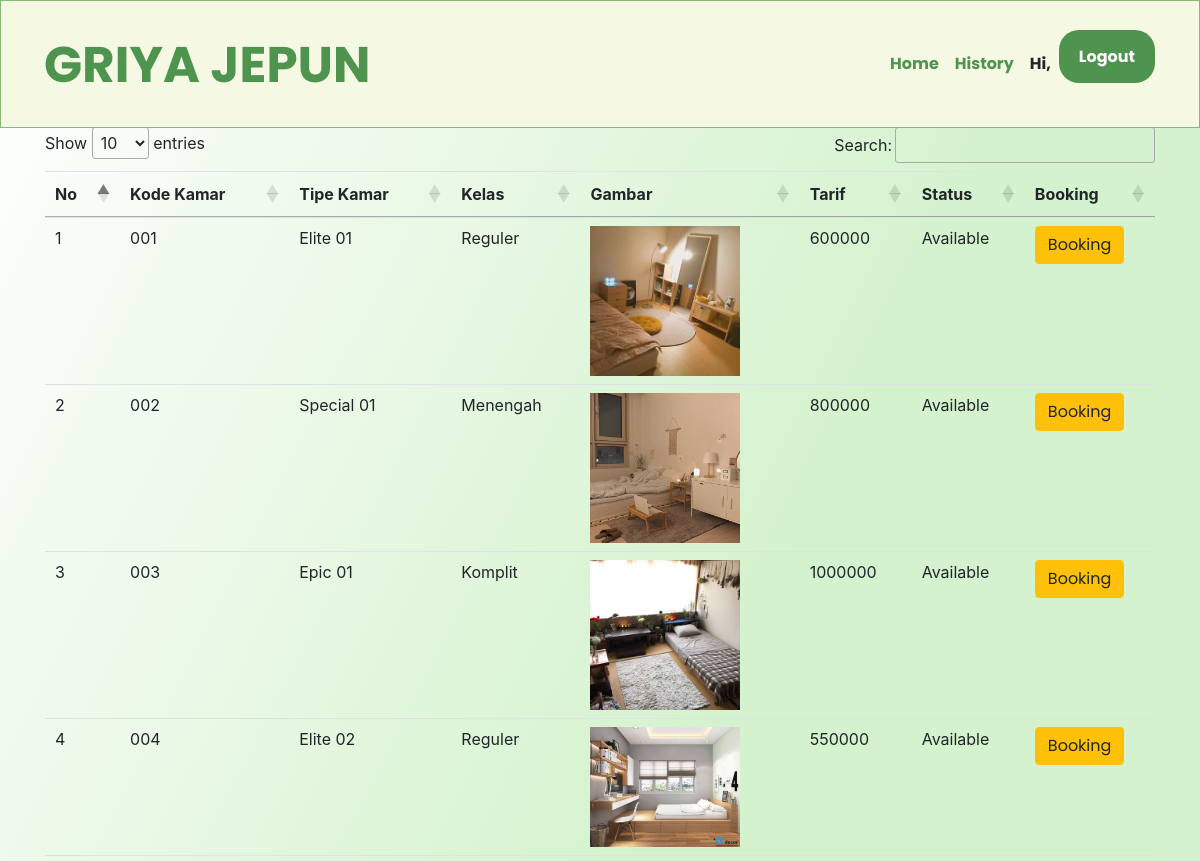
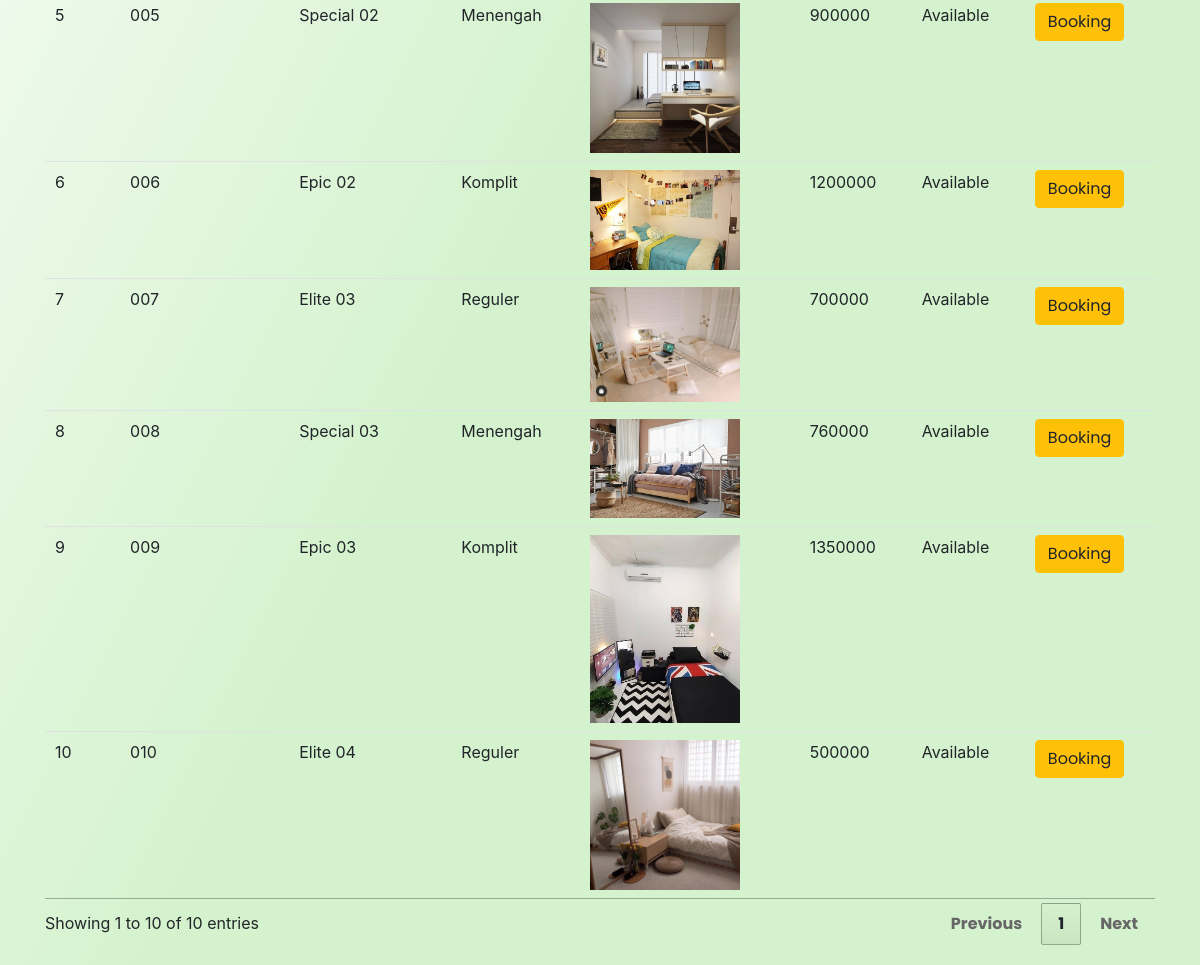
The page /product.php on the database its author committed (2 pictures, top to bottom).
### tables this page shows
CREATE TABLE `tbl_kos` (
  `kode_kamar` varchar(25) NOT NULL,
  `nama_kamar` varchar(25) NOT NULL,
  `kelas` varchar(25) NOT NULL,
  `gambar` varchar(25) NOT NULL,
  `tarif` int(25) NOT NULL,
  `status` varchar(25) NOT NULL,
  `flag` int(1) NOT NULL DEFAULT 1
);

### product.php (the view, shortened to what this page needs)
<?php
    $username = $_SESSION["nama"];
?>
<!DOCTYPE html>
<html lang="en">
<head>
    <link rel="stylesheet" type="text/css" href="//cdn.datatables.net/1.10.11/css/jquery.dataTables.min.css">
    <link rel="stylesheet" href="https://maxcdn.bootstrapcdn.com/bootstrap/4.0.0/css/bootstrap.min.css">
    <link rel="stylesheet" href="https://use.fontawesome.com/releases/v5.5.0/css/all.css"/>
    <link rel="stylesheet" href="css/main.css">
</head>
<body>
    <nav class="navbar navbar-expand-sm content-center fixed-top">
        <div class="container">
        <a class="navbar-brand" href="index.php"><img src="images/logo2.png" alt=""></a>
        <ul class="navbar-nav">
            <li class="nav-item">
            <a class="nav-link" href="landing-user.php">Home</a>
            <li class="nav-item">
            <a class="nav-link" href="history.php">History</a>
            </li>
            <li class="nav-item">
            <a class="nav-link">Hi, <?php echo $username; ?></a>
            </li>
            <li class="nav-item">
            <a class="tombol" href="logout.php">Logout</a>
            </li>
        </ul>
        </div>
    </nav>
    <?php
    include 'helper/connect.php';
    ?>
    <div class="container" style="padding-top: 60px; padding-bottom: 20px">
        <h3>Data Kamar</h3>
    <table class="table table-stripped table-hover datatab">
    <thead>
        <tr>
            <th>No</th>
            <th>Kode Kamar</th>
            <th>Tipe Kamar</th>
            <th>Kelas</th>
            <th>Gambar</th>
            <th>Tarif</th>
            <th>Status</th>
            <th>Booking</th>
        </tr>
    </thead>
    <tbody>
    <?php
        $sql = "select * from tbl_kos where flag = 1";
        $query = mysqli_query($con, $sql);
        $no = 1;
        while ($data = mysqli_fetch_assoc($query)){
        $image = $data["gambar"];
    ?>
    <tr>
        <td><?php echo $no++; ?></td>
        <td><?php echo $data['kode_kamar']; ?></td>
        <td><?php echo $data['nama_kamar']; ?></td>
        <td><?php echo $data['kelas']; ?></td>
        <?php
        echo "<td>" ."<img src='upload/".$image."' width='150'  height='auto' alt='gambar'>"."</td>";
        ?>
        <td><?php echo $data['tarif']; ?></td>
        <td><?php echo $data['status']; ?></td>
        <?php
        $kode_kamar = $data["kode_kamar"];
        echo "
        <td>
        <a href='reservasi.php?id=$kode_kamar' class='btn btn-warning'>Booking</a>
        </td>";
        ?>
    </tr>
    <?php
        }
    ?>
    </tbody>
    </table>
    </div>
</body>
</html>

### css/main.css (style rules this page uses)
* { text-decoration: none; margin: 0px; padding: 0px; }
body { background: linear-gradient(296.82deg, #D4F2CD 48.96%, #FFFFFF 100%); margin: 0px; padding: 0px; }
.navbar { height: 128px; width: auto; left: 0px; top: 0px; right: 0px; background: #F5F8E2; border: 1px solid #83BD75 }
.nav-item { padding: 0; }
a { font-family: 'Poppins'; font-style: normal; font-weight: 700; color: #4E944F; }
a.tombol { background-color: #4E944F; border-radius: 20px; margin-top: 20px; padding: 15px 20px 15px 20px; color: #ffffff; cursor: pointer; }

### rows shown on the page
tbl_kos: kode_kamar "001", nama_kamar "Elite 01", kelas "Reguler", gambar (picture), tarif "600000", status "Available"
tbl_kos: kode_kamar "002", nama_kamar "Special 01", kelas "Menengah", gambar (picture), tarif "800000", status "Available"
tbl_kos: kode_kamar "003", nama_kamar "Epic 01", kelas "Komplit", gambar (picture), tarif "1000000", status "Available"
tbl_kos: kode_kamar "004", nama_kamar "Elite 02", kelas "Reguler", gambar (picture), tarif "550000", status "Available"
tbl_kos: kode_kamar "005", nama_kamar "Special 02", kelas "Menengah", gambar (picture), tarif "900000", status "Available"
tbl_kos: kode_kamar "006", nama_kamar "Epic 02", kelas "Komplit", gambar (picture), tarif "1200000", status "Available"
tbl_kos: kode_kamar "007", nama_kamar "Elite 03", kelas "Reguler", gambar (picture), tarif "700000", status "Available"
tbl_kos: kode_kamar "008", nama_kamar "Special 03", kelas "Menengah", gambar (picture), tarif "760000", status "Available"
tbl_kos: kode_kamar "009", nama_kamar "Epic 03", kelas "Komplit", gambar (picture), tarif "1350000", status "Available"
tbl_kos: kode_kamar "010", nama_kamar "Elite 04", kelas "Reguler", gambar (picture), tarif "500000", status "Available"
